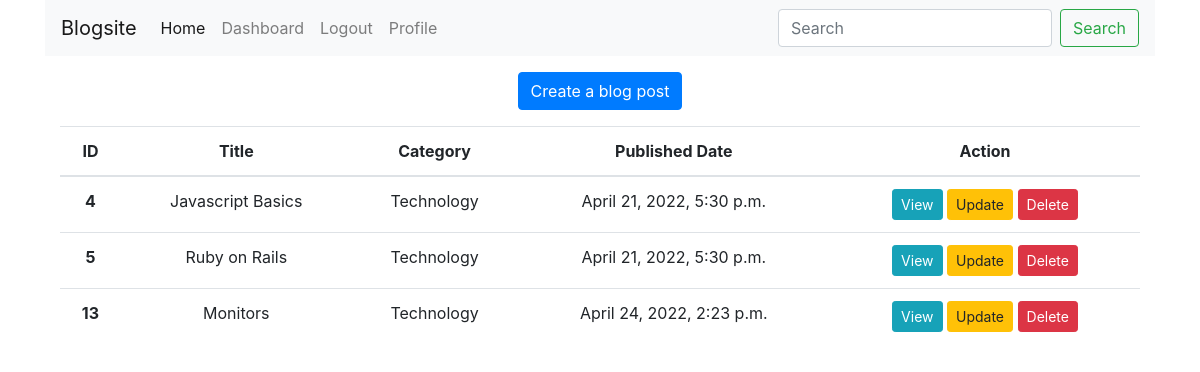
Screenshot of /accounts/dashboard/ (signed in) with the database file from the repository.
### posts/models.py (models this page shows, shortened)
class Post(models.Model):
    title = models.CharField(max_length=100)
    content = models.TextField()
    published_date = models.DateTimeField(auto_now=True)
    category = models.ForeignKey(Category, on_delete=models.CASCADE, null=True)
    user = models.ForeignKey(User,on_delete=models.CASCADE,null=True,blank=True)
    slug = models.SlugField(null=True, unique=True)

class Category(models.Model):
    name = models.CharField(max_length=100)

### accounts/views.py (the view)
# urls.py: path("dashboard/",views.dashboard, name="dashboard"),
@login_required
def dashboard(request):
    userid = request.user
    posts = Post.objects.all().filter(user=userid)
    data = {'posts': posts }
    return render(request,'accounts/dashboard.html',data)

### templates/accounts/dashboard.html (shortened to what this page needs)
{% extends 'base.html'%}
{% block content %}
<body>
	<div class="container">
		<div class="row">
			<div class="col text-center">
				<a href="{%url 'create'%}" class="btn btn-primary mt-3">Create a blog post</a>
				<table class="table mt-3">
					<thead>
						<tr>
							<th scope="col">ID</th>
							<th scope="col">Title</th>
							<th scope="col">Category</th>
							<th scope="col">Published Date</th>
							<th scope="col">Action</th>
						</tr>
					</thead>
					<tbody>
						{% for p in posts %}
						<tr>
							<th scope="row">{{ p.id }}</th>
							<td>{{p.title}}</td>
							<td>{{p.category.name}}</td>
							<td>{{p.published_date}}</td>
							<td>
								<a
									href="{% url 'dashview' p.slug %}"
									class="btn btn-info btn-sm"
									>View</a
								>
								<a href="{%url 'update' p.slug %}" class="btn btn-warning btn-sm"
									>Update</a
								>
								<form action="{% url 'delete' p.slug %}" method="post"
									class="d-inline">
									<input
										type="submit"
										class="btn btn-danger btn-sm"
										value="Delete"
									/>
								</form>
							</td>
						</tr>
						{% endfor %}
					</tbody>
				</table>
			</div>
		</div>
	</div>
</body>
{% endblock %}

### rows the page displays
Post: id "4", title "Javascript Basics", category.name "Technology", published_date "April 21, 2022, 5:30 p.m."
Post: id "5", title "Ruby on Rails", category.name "Technology", published_date "April 21, 2022, 5:30 p.m."
Post: id "13", title "Monitors", category.name "Technology", published_date "April 24, 2022, 2:23 p.m."
